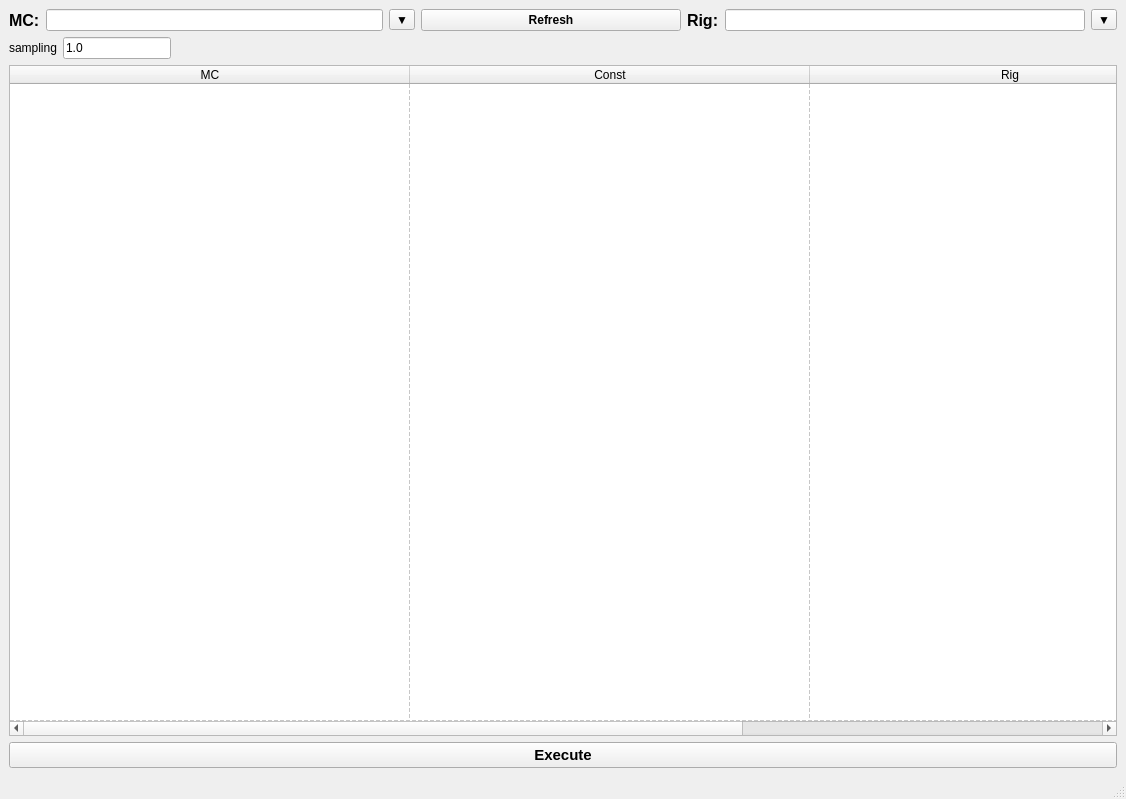
<?xml version="1.0" encoding="UTF-8"?>
<ui version="4.0">
 <class>MainWindow</class>
 <widget class="QMainWindow" name="MainWindow">
  <property name="geometry">
   <rect>
    <x>0</x>
    <y>0</y>
    <width>1126</width>
    <height>799</height>
   </rect>
  </property>
  <property name="windowTitle">
   <string>MainWindow</string>
  </property>
  <widget class="QWidget" name="centralwidget">
   <layout class="QVBoxLayout" name="verticalLayout">
    <item>
     <layout class="QHBoxLayout" name="horizontalLayout_3">
      <item>
       <layout class="QHBoxLayout" name="horizontalLayout_2">
        <item>
         <widget class="QLabel" name="label">
          <property name="sizePolicy">
           <sizepolicy hsizetype="Fixed" vsizetype="Preferred">
            <horstretch>0</horstretch>
            <verstretch>0</verstretch>
           </sizepolicy>
          </property>
          <property name="font">
           <font>
            <pointsize>12</pointsize>
            <weight>75</weight>
            <bold>true</bold>
           </font>
          </property>
          <property name="text">
           <string>MC:</string>
          </property>
         </widget>
        </item>
        <item>
         <widget class="QLineEdit" name="mc_ns_line">
          <property name="sizePolicy">
           <sizepolicy hsizetype="Expanding" vsizetype="Fixed">
            <horstretch>0</horstretch>
            <verstretch>0</verstretch>
           </sizepolicy>
          </property>
          <property name="minimumSize">
           <size>
            <width>300</width>
            <height>0</height>
           </size>
          </property>
          <property name="maximumSize">
           <size>
            <width>111111</width>
            <height>16777215</height>
           </size>
          </property>
          <property name="text">
           <string/>
          </property>
         </widget>
        </item>
       </layout>
      </item>
      <item>
       <widget class="QToolButton" name="mc_popup">
        <property name="text">
         <string>▼</string>
        </property>
        <property name="popupMode">
         <enum>QToolButton::DelayedPopup</enum>
        </property>
        <property name="toolButtonStyle">
         <enum>Qt::ToolButtonTextOnly</enum>
        </property>
        <property name="arrowType">
         <enum>Qt::DownArrow</enum>
        </property>
       </widget>
      </item>
      <item>
       <widget class="QPushButton" name="refresh_button">
        <property name="sizePolicy">
         <sizepolicy hsizetype="Maximum" vsizetype="Fixed">
          <horstretch>0</horstretch>
          <verstretch>0</verstretch>
         </sizepolicy>
        </property>
        <property name="minimumSize">
         <size>
          <width>260</width>
          <height>0</height>
         </size>
        </property>
        <property name="maximumSize">
         <size>
          <width>260</width>
          <height>16777215</height>
         </size>
        </property>
        <property name="font">
         <font>
          <weight>75</weight>
          <bold>true</bold>
         </font>
        </property>
        <property name="text">
         <string>Refresh</string>
        </property>
       </widget>
      </item>
      <item>
       <widget class="QLabel" name="label_2">
        <property name="sizePolicy">
         <sizepolicy hsizetype="Fixed" vsizetype="Preferred">
          <horstretch>0</horstretch>
          <verstretch>0</verstretch>
         </sizepolicy>
        </property>
        <property name="font">
         <font>
          <pointsize>12</pointsize>
          <weight>75</weight>
          <bold>true</bold>
         </font>
        </property>
        <property name="text">
         <string>Rig:</string>
        </property>
       </widget>
      </item>
      <item>
       <layout class="QHBoxLayout" name="horizontalLayout">
        <item>
         <widget class="QLineEdit" name="rh_ns_line">
          <property name="sizePolicy">
           <sizepolicy hsizetype="Expanding" vsizetype="Fixed">
            <horstretch>0</horstretch>
            <verstretch>0</verstretch>
           </sizepolicy>
          </property>
          <property name="minimumSize">
           <size>
            <width>360</width>
            <height>0</height>
           </size>
          </property>
          <property name="maximumSize">
           <size>
            <width>11111</width>
            <height>16777215</height>
           </size>
          </property>
          <property name="text">
           <string/>
          </property>
         </widget>
        </item>
        <item>
         <widget class="QToolButton" name="rh_popup">
          <property name="text">
           <string>▼</string>
          </property>
         </widget>
        </item>
       </layout>
      </item>
     </layout>
    </item>
    <item>
     <layout class="QHBoxLayout" name="horizontalLayout_4">
      <item>
       <widget class="QLabel" name="label_3">
        <property name="text">
         <string>sampling</string>
        </property>
       </widget>
      </item>
      <item>
       <widget class="QLineEdit" name="sampling_line">
        <property name="sizePolicy">
         <sizepolicy hsizetype="Minimum" vsizetype="Fixed">
          <horstretch>0</horstretch>
          <verstretch>0</verstretch>
         </sizepolicy>
        </property>
        <property name="text">
         <string>1.0</string>
        </property>
       </widget>
      </item>
      <item>
       <spacer name="horizontalSpacer">
        <property name="orientation">
         <enum>Qt::Horizontal</enum>
        </property>
        <property name="sizeHint" stdset="0">
         <size>
          <width>40</width>
          <height>20</height>
         </size>
        </property>
       </spacer>
      </item>
     </layout>
    </item>
    <item>
     <widget class="QTableWidget" name="info_table">
      <property name="sizePolicy">
       <sizepolicy hsizetype="Preferred" vsizetype="Expanding">
        <horstretch>0</horstretch>
        <verstretch>0</verstretch>
       </sizepolicy>
      </property>
      <property name="gridStyle">
       <enum>Qt::DashLine</enum>
      </property>
      <property name="rowCount">
       <number>1</number>
      </property>
      <property name="columnCount">
       <number>3</number>
      </property>
      <attribute name="horizontalHeaderCascadingSectionResizes">
       <bool>true</bool>
      </attribute>
      <attribute name="horizontalHeaderDefaultSectionSize">
       <number>400</number>
      </attribute>
      <attribute name="horizontalHeaderHighlightSections">
       <bool>true</bool>
      </attribute>
      <attribute name="horizontalHeaderMinimumSectionSize">
       <number>0</number>
      </attribute>
      <attribute name="horizontalHeaderStretchLastSection">
       <bool>true</bool>
      </attribute>
      <attribute name="verticalHeaderVisible">
       <bool>false</bool>
      </attribute>
      <attribute name="verticalHeaderCascadingSectionResizes">
       <bool>true</bool>
      </attribute>
      <attribute name="verticalHeaderStretchLastSection">
       <bool>true</bool>
      </attribute>
      <row/>
      <column>
       <property name="text">
        <string>MC</string>
       </property>
      </column>
      <column>
       <property name="text">
        <string>Const</string>
       </property>
      </column>
      <column>
       <property name="text">
        <string>Rig</string>
       </property>
      </column>
     </widget>
    </item>
    <item>
     <widget class="QPushButton" name="exec_button">
      <property name="font">
       <font>
        <pointsize>11</pointsize>
        <weight>75</weight>
        <bold>true</bold>
       </font>
      </property>
      <property name="text">
       <string>Execute</string>
      </property>
     </widget>
    </item>
   </layout>
  </widget>
  <widget class="QMenuBar" name="menubar">
   <property name="geometry">
    <rect>
     <x>0</x>
     <y>0</y>
     <width>1126</width>
     <height>21</height>
    </rect>
   </property>
  </widget>
  <widget class="QStatusBar" name="statusbar"/>
 </widget>
 <resources/>
 <connections/>
</ui>
